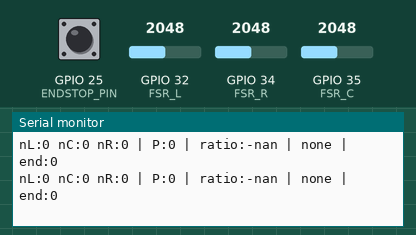
Simulated run of this sketch. Board: ESP32. Shown: the last lines printed to the serial monitor. Inputs (shaded band) come from the test bench; at power-on: GPIO 32 (FSR_L) = 2048, GPIO 34 (FSR_R) = 2048, GPIO 35 (FSR_C) = 2048, GPIO 25 (ENDSTOP_PIN) HIGH (analog values on the 0–4095 scale). WiFi joins after 1.5 s; servers stay silent unless stated.

Above: at 5.7 s.
5.8 s: GPIO 32 (FSR_L) set to 1960
At 5.81 s:
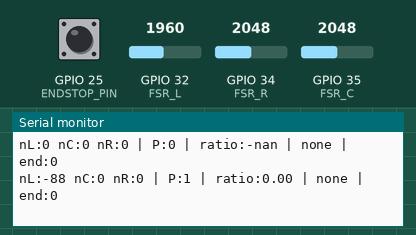
7.4 s: GPIO 34 (FSR_R) set to 1960
At 7.41 s:
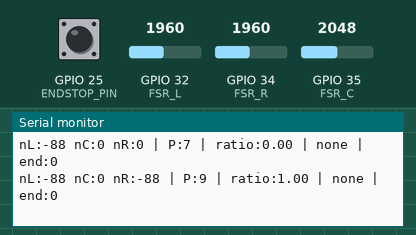
8.9 s: GPIO 35 (FSR_C) set to 1960
At 8.91 s:
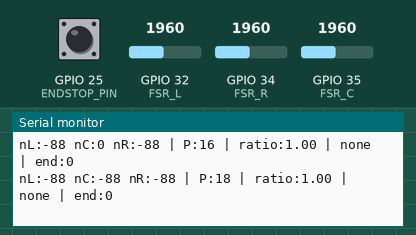
10.4 s: GPIO 25 (ENDSTOP_PIN) pulled LOW for 0.15 s
At 10.41 s:
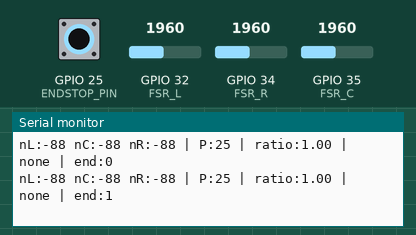
12.0 s: GPIO 32 (FSR_L) set to 2040
At 12.02 s:
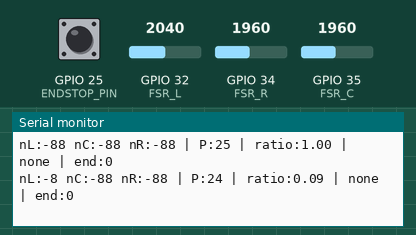
13.5 s: GPIO 25 (ENDSTOP_PIN) pulled LOW for 1 s
At 13.52 s:
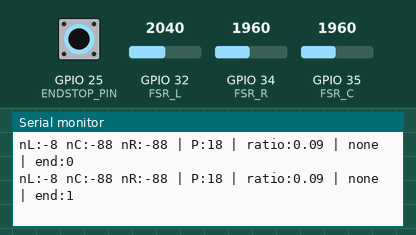
Timing chart, 0 to 16.5 s (numbered marks = the images above; inputs shaded):
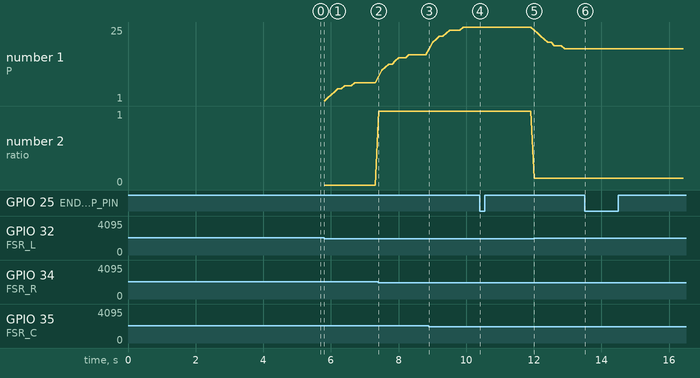

The sketch:

esp_code.ino
```cpp
#include <WiFi.h>
#include <WebSocketsServer.h>
#include <ArduinoJson.h>

/* ================= WIFI ================= */
const char* ssid = "Digital_Spectra_2.4G";
const char* password = "digital@9711";

/* ============ WEBSOCKET SERVER ============ */
WebSocketsServer webSocket(82);

/* ============ SENSOR PINS ============ */
#define FSR_L 32
#define FSR_C 35
#define FSR_R 34
#define ENDSTOP_PIN 25

/* ============ TUNING PARAMETERS ============ */
#define PRESS_THRESHOLD     100
#define INC_THRESHOLD       200
#define SMOOTH_ALPHA        0.2

/* ---- SIDE LOGIC ---- */
#define SIDE_RATIO_CENTRE   0.75f   // >= this → centre
#define DOM_THRESHOLD_RIGHT 250
#define DOM_THRESHOLD_LEFT  400     // LEFT less sensitive

/* ============ ANTI-FLICKER ============ */
#define STATE_HOLD_OTHER    250
#define STATE_HOLD_LEFT     250

/* ============ GLOBALS ============ */
int baseL = 0, baseC = 0, baseR = 0;
float smoothPressure = 0;

int pressCount = 0;
bool lastEndstopState = HIGH;

String currentStatus = "none";
String candidateStatus = "none";
unsigned long stateChangeTime = 0;

void setup() {
  Serial.begin(115200);
  delay(1000);

  /* ---------- WIFI ---------- */
  WiFi.mode(WIFI_STA);
  WiFi.begin(ssid, password);
  while (WiFi.status() != WL_CONNECTED) {
    delay(500);
    Serial.print(".");
  }

  Serial.println("\nWiFi connected");
  Serial.println(WiFi.localIP());
  WiFi.setSleep(false);

  /* ---------- WEBSOCKET ---------- */
  webSocket.begin();
  webSocket.onEvent(webSocketEvent);

  /* ---------- ADC ---------- */
  analogReadResolution(12);
  analogSetAttenuation(ADC_11db);
  pinMode(ENDSTOP_PIN, INPUT_PULLUP);

  /* ---------- CALIBRATION ---------- */
  Serial.println("Calibrating (do NOT touch sensors)");
  unsigned long t0 = millis();

  while (millis() - t0 < 2000) {
    int vL = analogRead(FSR_L);
    int vC = analogRead(FSR_C);
    int vR = analogRead(FSR_R);

    if (vL > baseL) baseL = vL;
    if (vC > baseC) baseC = vC;
    if (vR > baseR) baseR = vR;

    delay(10);
  }

  Serial.printf("BASE → L:%d C:%d R:%d\n", baseL, baseC, baseR);
}

void loop() {
  webSocket.loop();

  static unsigned long lastSample = 0;
  if (millis() - lastSample < 100) return;
  lastSample = millis();

  /* ---------- READ ---------- */
  int fL = analogRead(FSR_L);
  int fC = analogRead(FSR_C);
  int fR = analogRead(FSR_R);

  int nL = fL - baseL;
  int nC = fC - baseC;
  int nR = fR - baseR;

  /* ---------- PRESSURE ---------- */
  int pressure = abs(nL) + abs(nC) + abs(nR);
  pressure = constrain(pressure / 10, 0, 1000);

  smoothPressure =
    (1.0 - SMOOTH_ALPHA) * smoothPressure +
     SMOOTH_ALPHA * pressure;
  pressure = (int)smoothPressure;

  /* ---------- ENDSTOP ---------- */
  bool endstopState = digitalRead(ENDSTOP_PIN);
  bool endstopPressed = (endstopState == LOW);

  if (lastEndstopState == HIGH && endstopState == LOW) {
    pressCount++;
  }
  lastEndstopState = endstopState;

  /* ---------- RESET ON RELEASE ---------- */
  if (!endstopPressed) {
    currentStatus = "none";
    candidateStatus = "none";
    stateChangeTime = 0;
  }

  /* ---------- DIRECTION (ONLY WHEN PRESSED) ---------- */
  if (endstopPressed && pressure > PRESS_THRESHOLD) {

    String detected = "none";

    int absL = abs(nL);
    int absR = abs(nR);

    float sideRatio = (float)min(absL, absR) /
                      (float)max(absL, absR);

    bool centreActive = nC > INC_THRESHOLD;

    /* ---------- STRICT CENTRE ---------- */
    if (centreActive && sideRatio >= SIDE_RATIO_CENTRE) {
      detected = "centre";
    }
    /* ---------- LEFT ---------- */
    else if ((absL - absR) > DOM_THRESHOLD_LEFT &&
             sideRatio < SIDE_RATIO_CENTRE) {
      detected = "left";
    }
    /* ---------- RIGHT ---------- */
    else if ((absR - absL) > DOM_THRESHOLD_RIGHT &&
             sideRatio < SIDE_RATIO_CENTRE) {
      detected = "right";
    }

    /* ---------- ANTI-FLICKER ---------- */
    if (detected != currentStatus) {

      if (detected != candidateStatus) {
        candidateStatus = detected;
        stateChangeTime = millis();
      }

      unsigned long holdTime =
        (candidateStatus == "left") ?
        STATE_HOLD_LEFT : STATE_HOLD_OTHER;

      if (millis() - stateChangeTime > holdTime) {
        currentStatus = candidateStatus;
      }
    }
  }

  /* ---------- SEND ---------- */
  StaticJsonDocument<256> doc;
  doc["pressure"] = pressure;
  doc["count"] = pressCount;
  doc["status"] = currentStatus;

  char buffer[256];
  size_t len = serializeJson(doc, buffer);
  webSocket.broadcastTXT(buffer, len);

  /* ---------- DEBUG ---------- */
  float dbgRatio = (float)min(abs(nL), abs(nR)) /
                   (float)max(abs(nL), abs(nR));

  Serial.printf(
    "nL:%d nC:%d nR:%d | P:%d | ratio:%.2f | %s | end:%d\n",
    nL, nC, nR, pressure,
    dbgRatio,
    currentStatus.c_str(),
    endstopPressed
  );
}

/* ---------- WS EVENTS ---------- */
void webSocketEvent(uint8_t, WStype_t, uint8_t*, size_t) {}
```

Measured:
- after the input at 5.8 s, the serial monitor: prints a new line at once (image 1)
- after the input at 7.4 s, the serial monitor: prints a new line at once (image 2)
- after the input at 8.9 s, the serial monitor: prints a new line at once (image 3)
- after the input at 10.4 s, the serial monitor: prints a new line at once (image 4)
- after the input at 12.0 s, the serial monitor: prints a new line at once (image 5)
- after the input at 13.5 s, the serial monitor: prints a new line at once (image 6)
- plotted number 1: 7 → 16 after the input at 7.4 s, 16 → 25 after the input at 8.9 s, 25 → 18 after the input at 12.0 s
- plotted number 2: 1 → 0.09 after the input at 12.0 s
